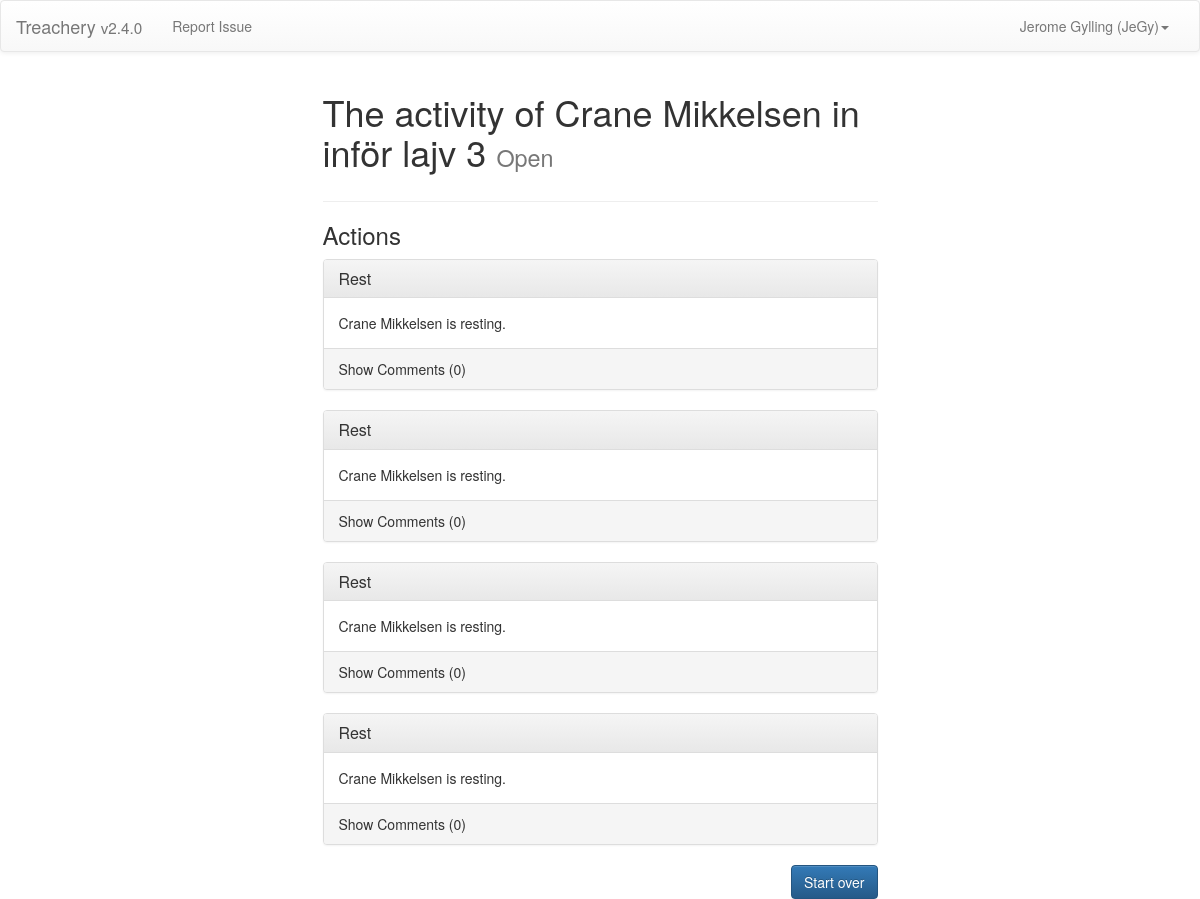
Page /session/2 (signed in) on the earlier database version.
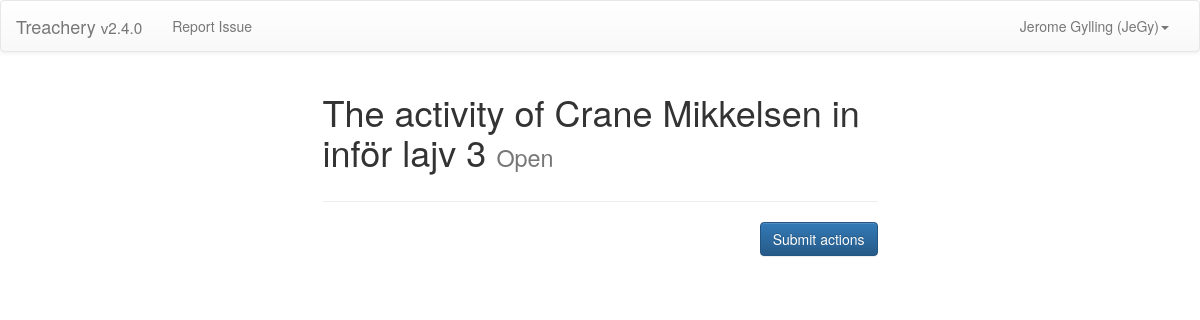
Same page on the later database version.
### players/models.py (models this page shows, shortened)
class Action(Model):
    result = PositiveIntegerField(default=0)
    action_type = ForeignKey(ActionType)
    character = ForeignKey(Character)
    session = ForeignKey(Session, related_name='actions')
    helpers = ManyToManyField(
        Character,
        related_name="allowedHelp",
        blank=True,
        help_text="People who you excpect help from on this action. (warning: they might betray you.) (Hold down Ctrl to select multiple choices.)")
    willpower = BooleanField(default=False,help_text="Do you want to spend a point of willpower for an automatic succses?")
    description = TextField(blank=True)
    resolved = CharField(
        max_length=10,
        choices=(
            (UNRESOLVED, 'Unresolved'),
            (PENDING, 'Pending'),
            (GM, 'Need GM attention'),
            (RESOLVED, 'Resolved')),
        default=UNRESOLVED)
    def __str__(self):
        return '[{}] {}: {}'.format(self.session.name, self.character,
                                self.action_type)

class ActionType(Model):
    name = CharField(max_length=200)
    template = TextField(blank=True)
    no_roll = BooleanField(default=False)
    aid_action = BooleanField(default=False)
    def __str__(self):
        return self.name

### players/views.py (the view)
# urls.py: url(r'^session/(?P<session>\d+)/toggle$',
@login_required
@user_passes_test(lambda u: not u.is_superuser, login_url='/gm/')
def session(request, session):
    session = get_object_or_404(Session, pk=session)
    character = request.user.character
    data = {'session': session,
            'character': character,
            'rumor_list': Rumor.objects.filter(session=session,
                                               recipients=character),
            'submitted': character.submitted(session),
            'request': request}
    return render(request, 'session.html', data)

### players/models.py (called while the page is built)
    def __str__(self):
        try:
            off_name = self.user.first_name + " " + self.user.last_name
        except:
            off_name = " "
        if off_name == " ":
            off_name = str(self.user)
        return '{} ({})'.format(self.name, off_name)

    def submitted(self, session):
        actions  = Action.objects.filter(character=self, session=session)
        feedings = Feeding.objects.filter(character=self, session=session)
        active_disciplines = ActiveDisciplines.objects.filter(character=self,
                                                              session=session)
        if len(actions) + len(feedings) + len(active_disciplines) > 0:
            return {'disc': active_disciplines,
                    'feed': feedings,
                    'actions': actions}
        else:
            return False

### players/templatetags/player_extras.py (called while the page is built, shortened)
@register.filter
def submission_resolved_state_color(submission, is_open):
    state = submission.resolved
    if is_open:
        return 'panel-default'

@register.simple_tag
def app_version():
    return settings.APP_VERISON

### players/templates/session.html (shortened to what this page needs)
{% extends "base.html" %}
{% block content %}
  <div class="row">
    <div class="col-md-offset-3 col-md-6">
    <h1>The activity of {{character.name}} in {{session.name}} <small>{% if session.is_open %}Open{% else %}Closed{% endif %}</small></h1>
    </div>
  </div>
  <div class="row">
    <div class="col-md-offset-3 col-md-6">
      <hr>
      {% include "elements/submitted_list.html" %}
    </div>
  </div>
  <div class="row">
    <div class="col-md-offset-3 col-md-6 text-right">
      {% if session.is_open %}
        <a class="btn btn-primary" href="{% url 'wizard' session.id %}">{% if not submitted %}Submit actions{% else %}Start over{% endif %}</a>
      {% else %}
        <a class="btn btn-primary" href="#" disabled="disabled">Session closed</a>
      {% endif %}
    </div>
  </div>
{% endblock %}

### players/templates/elements/submitted_list.html (shortened to what this page needs)
{% load player_extras %}
{% if submitted.actions %}
  <h3>Actions</h3>
  {% for action in submitted.actions %}
    <div class="panel {{action|submission_resolved_state_color:session.is_open}}">
      <div class="panel-heading">
        <h3 class="panel-title">{{ action.action_type }}</h3>
      </div>
      <div class="panel-body">
        {{ action.description }}
      </div>
      <div class="panel-footer">
        {% include "comment.html" with comment_object=action %}
      </div>
    </div>
  {% endfor %}
{% endif %}

### templates/comment.html (shortened to what this page needs)
{% load comments %}
{% get_comment_list for comment_object as comment_list %}
<div>
  <a class="h5" role="button" data-toggle="collapse" href="#{{comment_object | slugify}}{{comment_object.id}}" aria-expanded="false" aria-controls="{{comment_object | slugify}}{{comment_object.id}}">Show Comments ({{comment_list|length}})</a>
</div>

Differences in the rows shown:
removed Action: action_type "Rest", description "Crane Mikkelsen is resting.", comment_list "0"
removed Action: action_type "Rest", description "Crane Mikkelsen is resting.", comment_list "0"
removed Action: action_type "Rest", description "Crane Mikkelsen is resting.", comment_list "0"
removed Action: action_type "Rest", description "Crane Mikkelsen is resting.", comment_list "0"
Other differences:
text no longer shown: "Actions Start over"
text now shown: "Submit actions"
